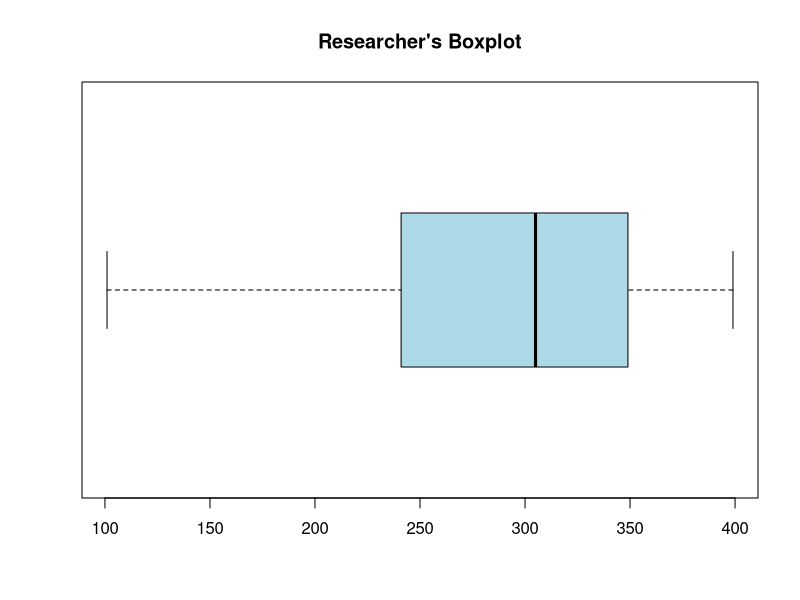
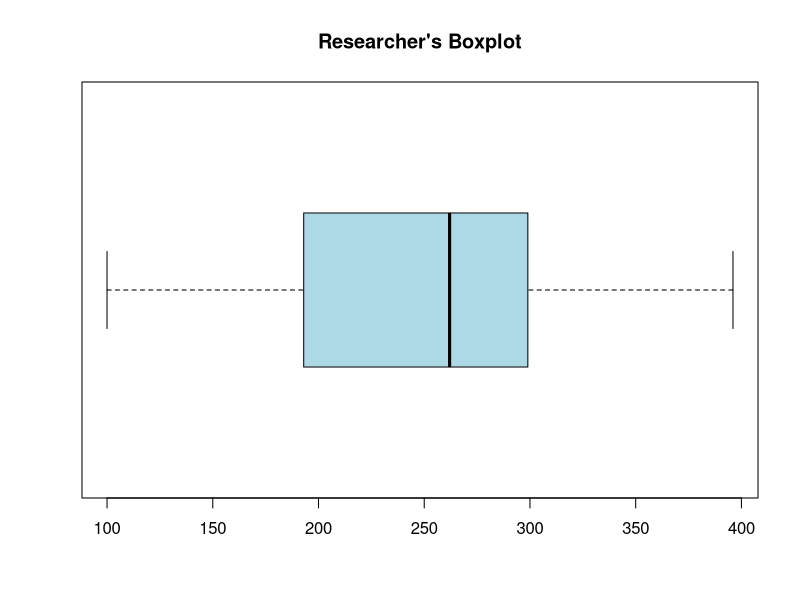
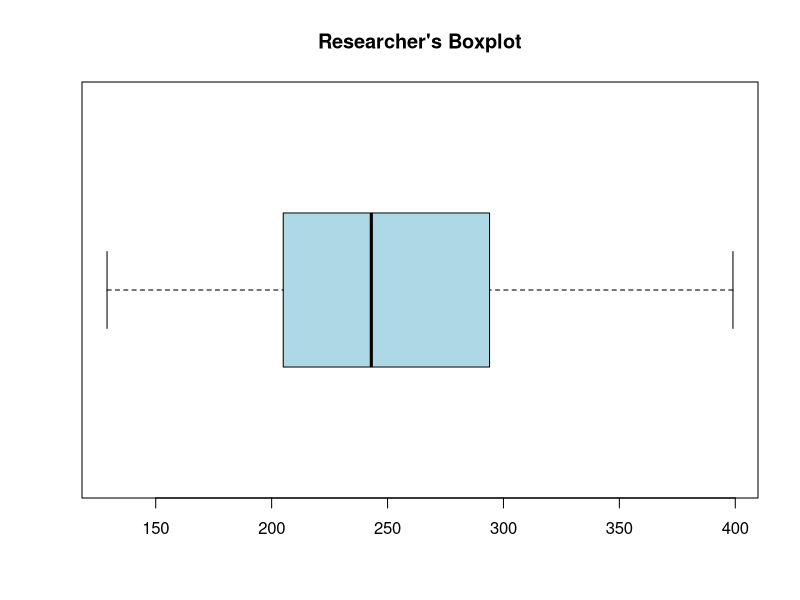
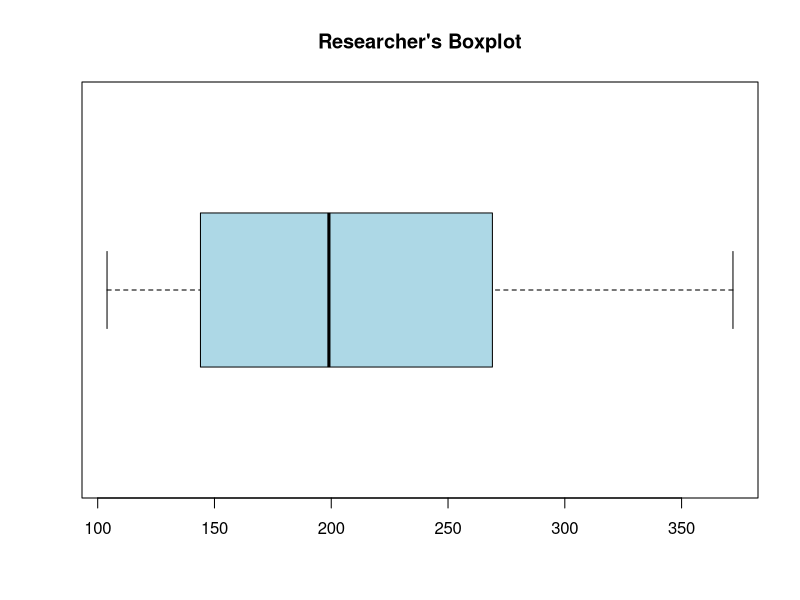
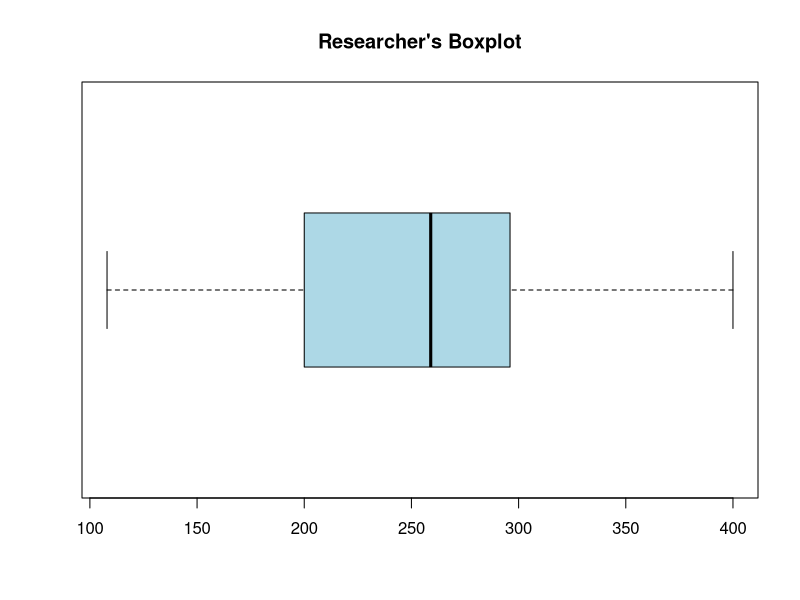
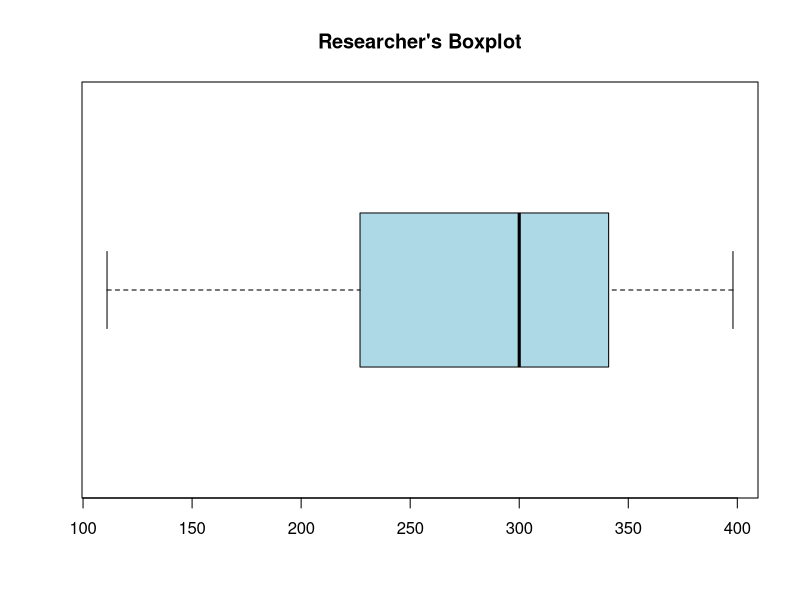
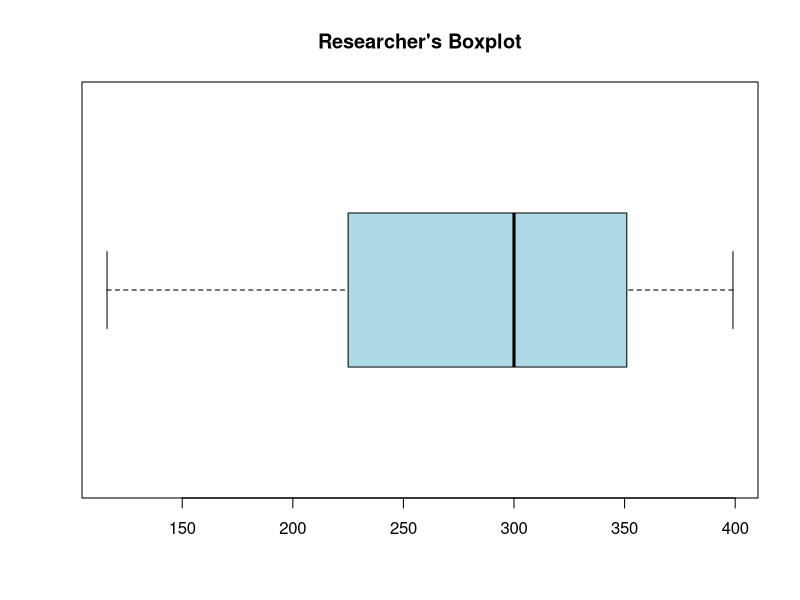
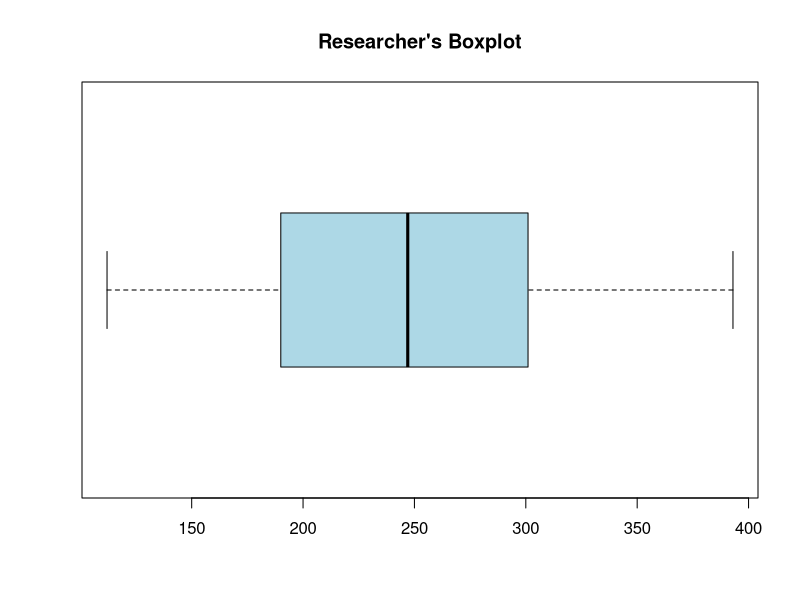

The R script that drew these images, in order: (Note: this script raises an error after producing the figures.)
##### BoxMC1 #####
library(graphics) # the pacakge needed for this particular question to create generic boxplots
BoxMC1= function(
title = "BoxMC1", # Question-bank title that will be easily viewable in e-learning
  n = 200, # Number of questions to generate
  type = "MC", # The question type, one of many possible types on e-learning
answers = 5, # Number of answers per MC question
points.per.q = 4, # Number of points the question is worth (on the test)
difficulty = 1, # An easily viewable difficulty level on e-learning
quest.txt1 = "While analyzing a dataset, a researcher makes a boxplot of one of her variables. The boxplot is depicted above. What is the value of the ",
quest.txt2 = "?", # The above 2 question texts are static text for the full question
dat.size = 41, # This is the number of values to be randomly generated for the dataset
digits = 0, # This is the number of decimal places to round off the data
loc.path = "Images/", # This is the local path used to store any randomly generated image files
e.path = "Images/", # This is the path on e-learning used to store any above-implemented image files
hint = "You can read about boxplots in the data presentation chapter of your coursepack.", # This is a student hint, visible to them during the exam on e-learning
feedback = "From lowest to highest, boxplots have lines at the minimum, Q1, Q2 (median), Q3, and the max." # This is student feedback, visible after the exam
)
{
param <- c("NewQuestion","ID","Title","QuestionText","Points","Difficulty", "Image",
           rep("Option", answers),"Hint","Feedback") # These are setting row names for the CSV file
questions <- data.frame() # This opens a data frame to store the randomly generated questions below
for(i in 1:n)
{
  ID <- paste(title, i, sep = "-") # The ID of the specific question within the bank, title + question number in the loop
  points <- sample(c(rep(0,answers-1),100),replace=F) # The proportion of points assigned to each possible answer, 1 if correct or 0 if incorrect
  corr.ind <- 7 + which.max(points) # This is the row index of the correct answer
  left.data <- c(sample(seq(100, 199, by = 10^(-digits)), size = ceiling(dat.size/6)),
                 sample(seq(200, 299, by = 10^(-digits)), size = ceiling(2*dat.size/6)),
                 sample(seq(300, 400, by = 10^(-digits)), size = ceiling(3*dat.size/6))) # randomly generating a dataset that is left skewed
  right.data <- c(sample(seq(300, 400, by = 10^(-digits)), size = ceiling(dat.size/6)),
                  sample(seq(200, 299, by = 10^(-digits)), size = ceiling(2*dat.size/6)),
                  sample(seq(100, 199, by = 10^(-digits)), size = ceiling(3*dat.size/6))) # randomly generating a dataset that is right skewed
  sym.data <- c(sample(seq(300, 400, by = 10^(-digits)), size = ceiling(1.5*dat.size/6)),
                sample(seq(200, 299, by = 10^(-digits)), size = ceiling(3*dat.size/6)),
                sample(seq(100, 199, by = 10^(-digits)), size = ceiling(1.5*dat.size/6))) # randomly generating a dataset that is symmetric in both sides
  data.dec <- sample(c(1,2,3), size = 1) # creating a vector for taking decision to use the a specific kind of data
  data <- sample(round(if(data.dec == 1){sym.data}
                       else{if(data.dec == 2){left.data}
                         else{right.data}},
                       digits = digits),
                 size = dat.size) # creating a dataset based on a random decision value
  data1 <- sample(c("minimum", "first quartile", "second quartile", "third quartile",
                    "maximum"), size = 1) # these are the options created for the question
  corr.ans <- if(data1 == "minimum"){min(data)}
  else{if(data1 == "first quartile"){fivenum(data)[2]}
    else{if(data1 == "second quartile"){fivenum(data)[3]}
      else{if(data1 == "third quartile"){fivenum(data)[4]}
        else{if(data1 == "maximum"){max(data)}}}}} # This is the correct answer to the question
  ans.txt <- if(corr.ans == min(data)){sample(sort(data)[4:dat.size], size = answers)}
  else{if(corr.ans == fivenum(data)[2]){sample(c(sort(data)[1:floor(dat.size/8)],
                                                 sort(data)[ceiling(3*dat.size/8):dat.size]),
                                               size = answers)}
    else{if(corr.ans == fivenum(data)[3]){sample(c(sort(data)[1:floor(3*dat.size/8)],
                                                   sort(data)[ceiling(5*dat.size/8):dat.size]),
                                                 size = answers)}
      else{if(corr.ans == fivenum(data)[4]){sample(c(sort(data)[1:floor(5*dat.size/8)],
                                                     sort(data)[ceiling(7*dat.size/8):dat.size]),
                                                   size = answers)}
        else{if(corr.ans == max(data)){sample(sort(data)[1:(dat.size-3)],
                                              size = answers)}}}}} # These are randomly generated incorrect answers.
  content <- c(type, ID, ID, paste(quest.txt1, data1, quest.txt2, sep = ""),
               points.per.q, difficulty, paste(e.path, paste(title, i, sep = "-"), ".jpeg", sep = ""),
               points, hint, feedback) # This is collecting a lot of the above information into a single vector
  options <- c(rep("",7), ans.txt, rep("",2)) # This is collecting the incorrect answers above, and indexing them correctly by row
  options[corr.ind] <- corr.ans # This is imputing the correct answer at the appropriate row index
  questions[(1+(9+answers)*i):((9+answers)*(i+1)),1] <- param # This is indexing and storing all the row names
  questions[(1+(9+answers)*i):((9+answers)*(i+1)),2] <- content # Indexing and storing all the content
  questions[(1+(9+answers)*i):((9+answers)*(i+1)),3] <- options # Indexing and storing the answers, both incorrect and correct
  jpeg(filename=paste(loc.path, paste(title, i, sep = "-"), ".jpeg", sep = "")) # creating the image files in the designated place
  boxplot(data, horizontal = T, col = 'lightblue') # creating the question specific boxplot
  title("Researcher's Boxplot") # creating a title for each boxplot
  dev.off()
}
questions <- questions[((10+answers)):((9+answers)*(n+1)),] # Storing only what's needed for e-learning upload as a CSV file
write.table(questions, sep=",", file=paste(title, ".csv", sep = ""),
            row.names=F, col.names=F) # Writing the CSV file
}

BoxMC1() # creating the csv file